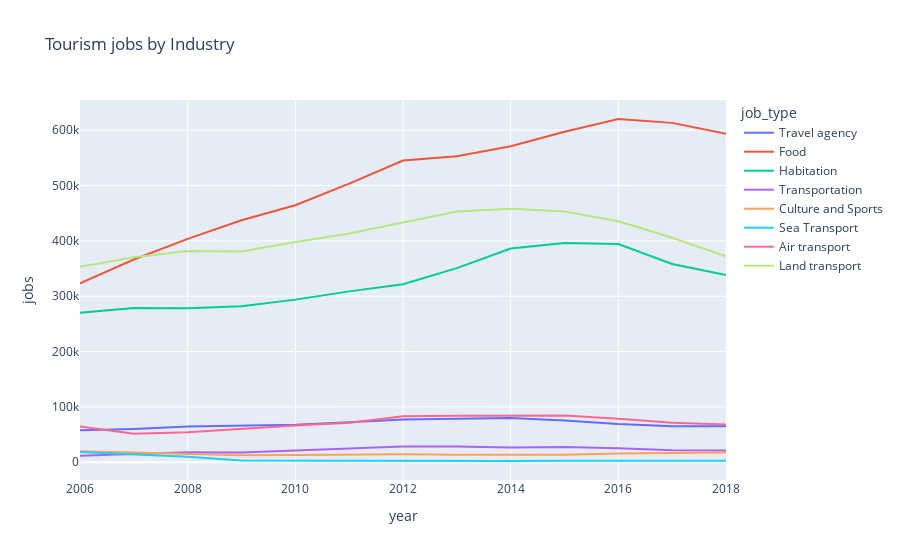

This figure's notebook cell:
### Code cell
tourism_rio_grouped_2 = tourism_rio.groupby(['year','job_type']).sum()
tourism_rio_grouped_2.drop(columns = ['month'], inplace=True)
tourism_rio_grouped_2.reset_index(inplace=True)
tourism_rio_grouped_2.replace(tourism_rio_grouped_2['job_type'].unique().tolist(), ['Travel agency', 'Food', 'Habitation',
                                                                                    'Transportation', 'Culture and Sports',
                                                                                    'Sea Transport',  'Air transport', 'Land transport'], inplace=True)

fig = px.line(tourism_rio_grouped_2, x='year', y='jobs', color='job_type',title='Tourism jobs by Industry')

fig.show()

### Figure 1 — Plotly figure (JSON) as saved in the notebook; plotly's stock layout.template omitted (floating-point values rounded to 4 significant figures)
{"data": [{"hovertemplate": "job_type=Travel agency<br>year=%{x}<br>jobs=%{y}<extra></extra>", "legendgroup": "Travel agency", "line": {"color": "#636efa", "dash": "solid"}, "mode": "lines", "name": "Travel agency", "orientation": "v", "showlegend": true, "type": "scatter", "x": [2006, 2007, 2008, 2009, 2010, 2011, 2012, 2013, 2014, 2015, 2016, 2017, 2018], "xaxis": "x", "y": [57818, 60164, 64581, 65804, 67837, 72243, 76983, 78321, 79889, 75534, 69082, 65179, 64788], "yaxis": "y"}, {"hovertemplate": "job_type=Food<br>year=%{x}<br>jobs=%{y}<extra></extra>", "legendgroup": "Food", "line": {"color": "#EF553B", "dash": "solid"}, "mode": "lines", "name": "Food", "orientation": "v", "showlegend": true, "type": "scatter", "x": [2006, 2007, 2008, 2009, 2010, 2011, 2012, 2013, 2014, 2015, 2016, 2017, 2018], "xaxis": "x", "y": [323394, 366290, 403506, 437290, 464324, 503211, 545102, 552743, 570918, 597141, 620116, 613131, 593252], "yaxis": "y"}, {"hovertemplate": "job_type=Habitation<br>year=%{x}<br>jobs=%{y}<extra></extra>", "legendgroup": "Habitation", "line": {"color": "#00cc96", "dash": "solid"}, "mode": "lines", "name": "Habitation", "orientation": "v", "showlegend": true, "type": "scatter", "x": [2006, 2007, 2008, 2009, 2010, 2011, 2012, 2013, 2014, 2015, 2016, 2017, 2018], "xaxis": "x", "y": [270066, 278501, 278313, 281812, 293771, 308677, 321567, 350656, 386232, 396051, 394212, 358275, 338337], "yaxis": "y"}, {"hovertemplate": "job_type=Transportation<br>year=%{x}<br>jobs=%{y}<extra></extra>", "legendgroup": "Transportation", "line": {"color": "#ab63fa", "dash": "solid"}, "mode": "lines", "name": "Transportation", "orientation": "v", "showlegend": true, "type": "scatter", "x": [2006, 2007, 2008, 2009, 2010, 2011, 2012, 2013, 2014, 2015, 2016, 2017, 2018], "xaxis": "x", "y": [11771, 14159, 17873, 17497, 20746, 24858, 28473, 28616, 26455, 27278, 25279, 21444, 20985], "yaxis": "y"}, {"hovertemplate": "job_type=Culture and Sports<br>year=%{x}<br>jobs=%{y}<extra></extra>", "legendgroup": "Culture and Sports", "line": {"color": "#FFA15A", "dash": "solid"}, "mode": "lines", "name": "Culture and Sports", "orientation": "v", "showlegend": true, "type": "scatter", "x": [2006, 2007, 2008, 2009, 2010, 2011, 2012, 2013, 2014, 2015, 2016, 2017, 2018], "xaxis": "x", "y": [19783, 16959, 14396, 12494, 12940, 13680, 14343, 13387, 12770, 13434, 15768, 16627, 17501], "yaxis": "y"}, {"hovertemplate": "job_type=Sea Transport<br>year=%{x}<br>jobs=%{y}<extra></extra>", "legendgroup": "Sea Transport", "line": {"color": "#19d3f3", "dash": "solid"}, "mode": "lines", "name": "Sea Transport", "orientation": "v", "showlegend": true, "type": "scatter", "x": [2006, 2007, 2008, 2009, 2010, 2011, 2012, 2013, 2014, 2015, 2016, 2017, 2018], "xaxis": "x", "y": [18681, 15032, 10026, 3213, 2750, 2511, 2555, 2574, 2198, 2428, 2594, 2793, 2555], "yaxis": "y"}, {"hovertemplate": "job_type=Air transport<br>year=%{x}<br>jobs=%{y}<extra></extra>", "legendgroup": "Air transport", "line": {"color": "#FF6692", "dash": "solid"}, "mode": "lines", "name": "Air transport", "orientation": "v", "showlegend": true, "type": "scatter", "x": [2006, 2007, 2008, 2009, 2010, 2011, 2012, 2013, 2014, 2015, 2016, 2017, 2018], "xaxis": "x", "y": [64761, 51512, 54198, 60673, 66503, 71259, 83026, 83753, 84487, 84363, 78377, 71306, 68201], "yaxis": "y"}, {"hovertemplate": "job_type=Land transport<br>year=%{x}<br>jobs=%{y}<extra></extra>", "legendgroup": "Land transport", "line": {"color": "#B6E880", "dash": "solid"}, "mode": "lines", "name": "Land transport", "orientation": "v", "showlegend": true, "type": "scatter", "x": [2006, 2007, 2008, 2009, 2010, 2011, 2012, 2013, 2014, 2015, 2016, 2017, 2018], "xaxis": "x", "y": [353252, 370422, 381398, 380749, 397839, 413160, 433103, 453115, 457942, 453006, 435366, 405625, 371869], "yaxis": "y"}], "layout": {"legend": {"title": {"text": "job_type"}, "tracegroupgap": 0}, "title": {"text": "Tourism jobs by Industry"}, "xaxis": {"anchor": "y", "domain": [0, 1], "title": {"text": "year"}}, "yaxis": {"anchor": "x", "domain": [0, 1], "title": {"text": "jobs"}}}}
